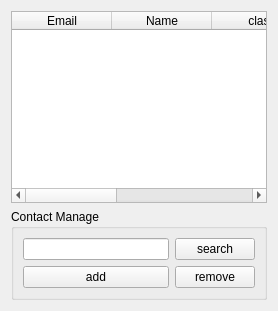
          <widget class="QWidget" name="tab_12">
           <attribute name="title">
            <string>Contacts</string>
           </attribute>
           <layout class="QGridLayout" name="gridLayout_22">
            <item row="0" column="0">
             <widget class="QTableWidget" name="ContactList">
              <property name="styleSheet">
               <string notr="true"/>
              </property>
              <column>
               <property name="text">
                <string>Email</string>
               </property>
              </column>
              <column>
               <property name="text">
                <string>Name</string>
               </property>
              </column>
              <column>
               <property name="text">
                <string>class</string>
               </property>
              </column>
              <column>
               <property name="text">
                <string>Date</string>
               </property>
              </column>
              <column>
               <property name="text">
                <string>Address</string>
               </property>
              </column>
             </widget>
            </item>
            <item row="1" column="0">
             <widget class="QGroupBox" name="groupBox_18">
              <property name="title">
               <string>Contact Manage</string>
              </property>
              <layout class="QGridLayout" name="gridLayout_29">
               <item row="1" column="0">
                <widget class="QPushButton" name="btn_ContactAdd">
                 <property name="text">
                  <string>add</string>
                 </property>
                </widget>
               </item>
               <item row="1" column="1">
                <widget class="QPushButton" name="btn_ContactRemove">
                 <property name="text">
                  <string>remove</string>
                 </property>
                </widget>
               </item>
               <item row="0" column="0">
                <widget class="QLineEdit" name="lineEdit_2"/>
               </item>
               <item row="0" column="1">
                <widget class="QPushButton" name="btn_ContactSearch">
                 <property name="text">
                  <string>search</string>
                 </property>
                </widget>
               </item>
              </layout>
             </widget>
            </item>
           </layout>
          </widget>
